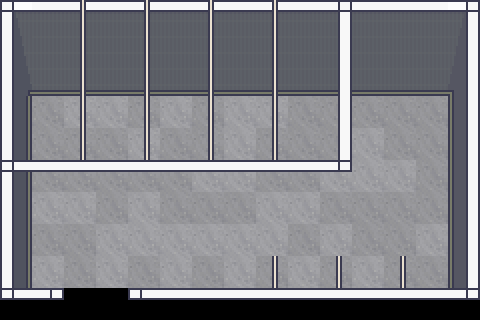

A 2D game scene composited from a Tiled map and its tileset images. What follows is a short description and the map's XML, with every tile layer's data as written:
An orthogonal 15x10 tile map with 32x32 px tiles, 3 tile layers (FLOORING, WALLS, WALLS 1).

<map version="1.10" tiledversion="1.10.2" orientation="orthogonal" renderorder="right-down" width="15" height="10" tilewidth="32" tileheight="32" infinite="0" nextlayerid="5" nextobjectid="1">
 <tileset firstgid="1" source="../../../TSX FILES/ROOM_BUILDER.tsx" />
 <layer id="1" name="FLOORING" width="15" height="10">
  <data encoding="csv">
3155,3156,3156,3156,3156,3156,3156,3156,3156,3156,3156,3156,3156,3156,3156,
3231,0,0,0,0,0,0,0,0,0,0,0,0,0,0,
3155,3156,3156,3156,3156,3156,3156,3156,3156,3156,3156,3156,3156,3156,3156,
3231,3233,3232,3232,3233,3232,3233,3232,3232,3233,3233,3233,3233,3233,3233,
3231,3233,3233,3233,3232,3233,3233,3232,3233,3233,3233,3232,3233,3233,3233,
3231,3233,3233,3233,3233,3233,3232,3232,3233,3233,3232,3232,3232,3233,3232,
3231,3232,3232,3233,3232,3233,3233,3233,3232,3232,3233,3233,3233,3233,3232,
3231,3233,3233,3232,3232,3232,3232,3232,3232,3233,3232,3233,3233,3232,3233,
3231,3232,3233,3232,3233,3232,3233,3232,3233,3232,3233,3232,3233,3233,3233,
0,0,0,0,0,0,0,0,0,0,0,0,0,0,0
</data>
 </layer>
 <layer id="2" name="WALLS" width="15" height="10">
  <data encoding="csv">
4766,4844,4844,4844,4844,4844,4844,4844,4844,4844,4844,4844,4844,4845,4771,
4842,4997,4997,4997,4997,4997,4997,4997,4997,4997,4997,4997,4997,4997,4847,
4918,4920,4920,4920,4920,4920,4920,4920,4920,4920,4920,4920,4920,4921,4923,
4843,0,0,0,0,0,0,0,0,0,0,0,0,0,4846,
4843,0,0,0,0,0,0,0,0,0,0,0,0,0,4846,
4843,0,0,0,0,0,0,0,0,0,0,0,0,0,4846,
4843,0,0,0,0,0,0,0,0,0,0,0,0,0,4846,
4843,0,0,0,0,0,0,0,0,0,0,0,0,0,4846,
4843,0,0,0,0,0,0,0,0,0,0,0,0,0,4846,
5071,5074,0,0,5071,5072,5073,5073,5073,5073,5073,5073,5073,5073,5074
</data>
 </layer>
 <layer id="4" name="WALLS 1" width="15" height="10">
  <data encoding="csv">
0,0,558,0,558,0,558,0,558,0,468,0,0,0,0,
0,0,558,0,558,0,558,0,558,0,544,0,0,0,0,
0,0,558,0,558,0,558,0,558,0,544,0,0,0,0,
0,0,558,0,558,0,558,0,558,0,544,0,0,0,0,
0,0,558,0,558,0,558,0,558,0,544,0,0,0,0,
5071,5072,5073,5072,5072,5072,5072,5072,5072,5073,5074,0,0,0,0,
0,0,0,0,0,0,0,0,0,0,0,0,0,0,0,
0,0,0,0,0,0,0,0,0,0,0,0,0,0,0,
0,0,0,0,0,0,0,0,558,0,558,0,558,0,0,
0,0,0,0,0,0,0,0,0,0,0,0,0,0,0
</data>
 </layer>
</map>
